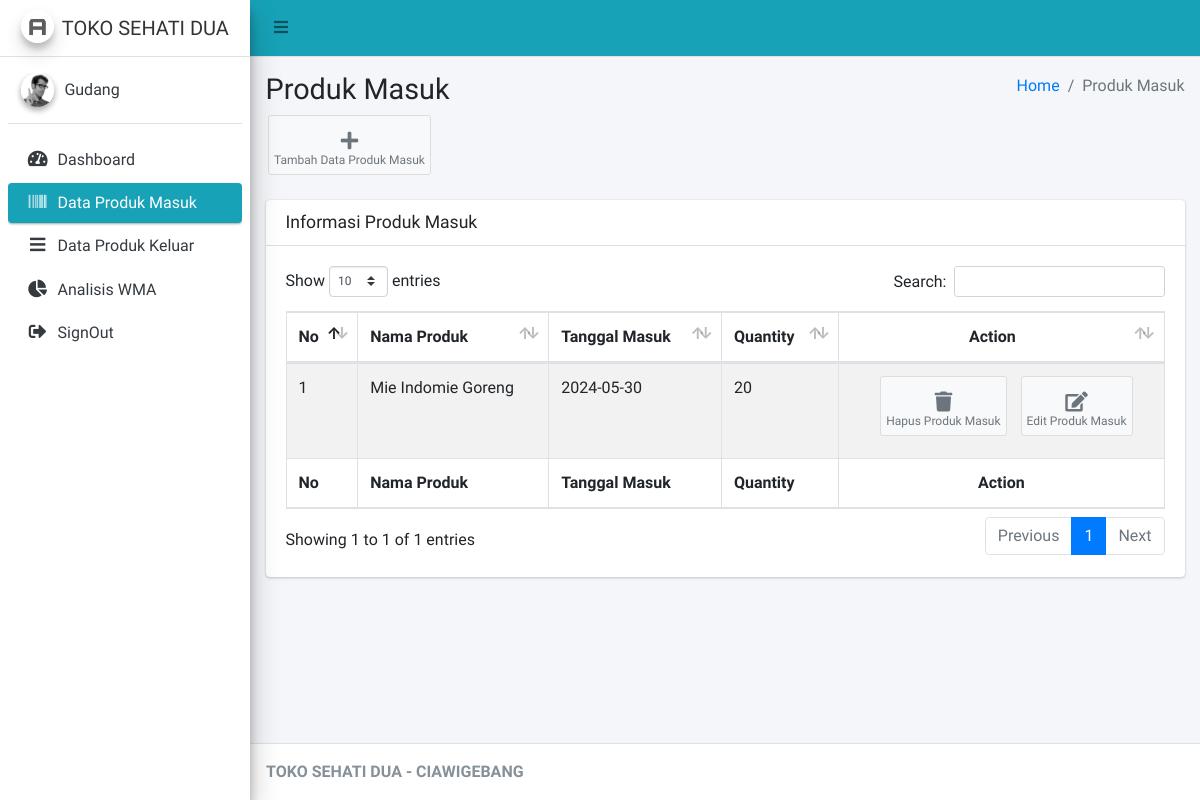
Page /Gudang/cProdukMasuk (signed in) on the committed database.
### tables this page shows
CREATE TABLE `produk_masuk` (
  `id_produk_masuk` int(11) NOT NULL,
  `id_produk` int(11) NOT NULL,
  `tgl_masuk` varchar(20) NOT NULL,
  `quantity` int(11) NOT NULL
);

CREATE TABLE `produk` (
  `id_produk` int(11) NOT NULL,
  `id_kategori` int(11) NOT NULL,
  `id_user` int(11) NOT NULL,
  `nama_supplier` varchar(125) NOT NULL,
  `nama_produk` varchar(125) NOT NULL,
  `keterangan` varchar(125) NOT NULL,
  `gambar` text NOT NULL,
  `harga` varchar(125) NOT NULL
);

### application/controllers/Gudang/cProdukMasuk.php (called while the page is built, shortened)
<?php
class cProdukMasuk extends CI_Controller
{
	public function __construct()
	{
		$this->load->model('mProdukMasuk');
		$this->load->model('mBarang');
	}
	public function index()
	{
		$data = array(
			'produk' => $this->mBarang->select(),
			'produk_masuk' => $this->mProdukMasuk->select()
		);
		$this->load->view('Gudang/Layout/head');
		$this->load->view('Gudang/Layout/aside');
		$this->load->view('Gudang/ProdukMasuk/vProdukMasuk', $data);
		$this->load->view('Gudang/Layout/footer');
	}
}

### index.php (called while the page is built, shortened)
<?php
require_once BASEPATH.'core/CodeIgniter.php';

### application/models/mBarang.php (called while the page is built, shortened)
<?php
class mBarang extends CI_Model
{
	public function select()
	{
		$this->db->select('*');
		$this->db->from('produk');
		$this->db->join('kategori', 'produk.id_kategori = kategori.id_kategori', 'left');
		return $this->db->get()->result();
	}
}

### application/models/mProdukMasuk.php (called while the page is built, shortened)
<?php
class mProdukMasuk extends CI_Model
{
	public function select()
	{
		$this->db->select('*');
		$this->db->from('produk_masuk');
		$this->db->join('produk', 'produk_masuk.id_produk = produk.id_produk', 'left');
		return $this->db->get()->result();
	}
}

### application/views/Gudang/ProdukMasuk/vProdukMasuk.php (the view, shortened to what this page needs)
<div class="content-wrapper">
	<section class="content-header">
		<div class="container-fluid">
			<div class="row mb-2">
				<div class="col-sm-6">
					<h1>Produk Masuk</h1>
				</div>
				<div class="col-sm-6">
					<ol class="breadcrumb float-sm-right">
						<li class="breadcrumb-item"><a href="#">Home</a></li>
						<li class="breadcrumb-item active">Produk Masuk</li>
					</ol>
				</div>
			</div>
		</div>
		<button type="button" class="btn btn-app" data-toggle="modal" data-target="#modal-default">
			<i class="fas fa-plus"></i> Tambah Data Produk Masuk
		</button>
	</section>
	<section class="content">
		<div class="container-fluid">
			<div class="row">
				<div class="col-12">
					<div class="card">
						<div class="card-header">
							<h3 class="card-title">Informasi Produk Masuk</h3>
						</div>
						<div class="card-body">
							<table id="example1" class="table table-bordered table-striped">
								<thead>
									<tr>
										<th>No</th>
										<th>Nama Produk</th>
										<th>Tanggal Masuk</th>
										<th>Quantity</th>
										<th class="text-center">Action</th>
									</tr>
								</thead>
								<tbody>
									<?php
									$no = 1;
									foreach ($produk_masuk as $key => $value) {
									?>
										<tr>
											<td><?= $no++ ?></td>
											<td><?= $value->nama_produk ?></td>
											<td><?= $value->tgl_masuk ?></td>
											<td><?= $value->quantity ?></td>
											<td class="text-center"> <a href="<?= base_url('Gudang/cProdukMasuk/delete/' . $value->id_produk_masuk) ?>" class="btn btn-app">
													<i class="fas fa-trash"></i> Hapus Produk Masuk
												</a>
												<button type="button" class="btn btn-app" data-toggle="modal" data-target="#edit<?= $value->id_produk_masuk ?>">
													<i class=" fas fa-edit"></i> Edit Produk Masuk
												</button>
											</td>
										</tr>
									<?php
									}
									?>
								</tbody>
								<tfoot>
									<tr>
										<th>No</th>
										<th>Nama Produk</th>
										<th>Tanggal Masuk</th>
										<th>Quantity</th>
										<th class="text-center">Action</th>
									</tr>
								</tfoot>
							</table>
						</div>
					</div>
				</div>
			</div>
		</div>
	</section>
</div>

### rows in the picture
produk_masuk: id_produk.nama_produk "Mie Indomie Goreng", tgl_masuk "2024-05-30", quantity "20"
